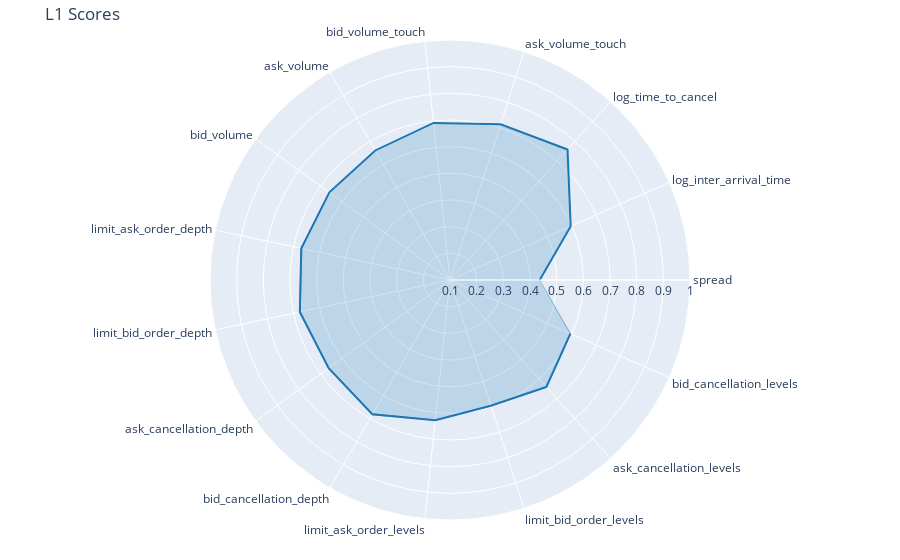

Here is the notebook cell this chart was saved with:
### Code cell
import plotly.graph_objects as go

fig = go.Figure()

fig.add_trace(go.Scatterpolar(
    r=1-losses,
    theta=labels,
    mode='lines',
    fill='toself',
    fillcolor='rgba(31, 119, 180, 0.2)',  # Set opacity to 0.5
    name='CI upper',
    line=dict(color='rgba(31, 119, 180, 1)'),
))
fig.add_trace(go.Scatterpolar(
    r=1-cis[0],
    theta=labels,
    mode='lines',  # Add this line to remove markers
    name='CI lower',
    line=dict(color='rgba(31, 119, 180, 0.2)', width=0),
    # fill='tonext',
))
fig.add_trace(go.Scatterpolar(
    r=1-cis[1],
    theta=labels,
    mode='lines',  # Add this line to remove markers
    fill='tonext',
    fillcolor='rgba(31, 119, 180, 0.5)',
    name='CI upper',
    line=dict(color='rgb(31, 119, 180)', width=0),
))

fig.update_layout(
  polar=dict(
    radialaxis=dict(
      visible=True,
      range=[0.1, 1]
    )),
  showlegend=False,
  title='L1 Scores',
  margin=dict(l=20, r=20, t=40, b=40),
)

fig.write_image(f"images/l1_comparison_{stock}_{model}.png")
fig.show()

### Figure 1 — Plotly figure (JSON) as saved in the notebook; plotly's stock layout.template omitted (floating-point values rounded to 4 significant figures)
{"data": [{"fill": "toself", "fillcolor": "rgba(31, 119, 180, 0.2)", "line": {"color": "rgba(31, 119, 180, 1)"}, "mode": "lines", "name": "CI upper", "r": [0.4364, 0.5955, 0.7585, 0.7141, 0.6924, 0.6609, 0.6593, 0.6702, 0.6757, 0.6624, 0.6818, 0.6285, 0.5957, 0.6397, 0.5945], "theta": ["spread", "log_inter_arrival_time", "log_time_to_cancel", "ask_volume_touch", "bid_volume_touch", "ask_volume", "bid_volume", "limit_ask_order_depth", "limit_bid_order_depth", "ask_cancellation_depth", "bid_cancellation_depth", "limit_ask_order_levels", "limit_bid_order_levels", "ask_cancellation_levels", "bid_cancellation_levels"], "type": "scatterpolar"}, {"line": {"color": "rgba(31, 119, 180, 0.2)", "width": 0}, "mode": "lines", "name": "CI lower", "r": [0.4373, 0.597, 0.7616, 0.7154, 0.6932, 0.6618, 0.6604, 0.673, 0.6785, 0.6648, 0.6854, 0.6308, 0.5989, 0.644, 0.5974], "theta": ["spread", "log_inter_arrival_time", "log_time_to_cancel", "ask_volume_touch", "bid_volume_touch", "ask_volume", "bid_volume", "limit_ask_order_depth", "limit_bid_order_depth", "ask_cancellation_depth", "bid_cancellation_depth", "limit_ask_order_levels", "limit_bid_order_levels", "ask_cancellation_levels", "bid_cancellation_levels"], "type": "scatterpolar"}, {"fill": "tonext", "fillcolor": "rgba(31, 119, 180, 0.5)", "line": {"color": "rgb(31, 119, 180)", "width": 0}, "mode": "lines", "name": "CI upper", "r": [0.4351, 0.5942, 0.7552, 0.7128, 0.691, 0.6597, 0.6576, 0.6661, 0.6726, 0.6594, 0.6782, 0.6261, 0.5928, 0.6373, 0.5906], "theta": ["spread", "log_inter_arrival_time", "log_time_to_cancel", "ask_volume_touch", "bid_volume_touch", "ask_volume", "bid_volume", "limit_ask_order_depth", "limit_bid_order_depth", "ask_cancellation_depth", "bid_cancellation_depth", "limit_ask_order_levels", "limit_bid_order_levels", "ask_cancellation_levels", "bid_cancellation_levels"], "type": "scatterpolar"}], "layout": {"margin": {"b": 40, "l": 20, "r": 20, "t": 40}, "polar": {"radialaxis": {"range": [0.1, 1], "visible": true}}, "showlegend": false, "title": {"text": "L1 Scores"}}}
